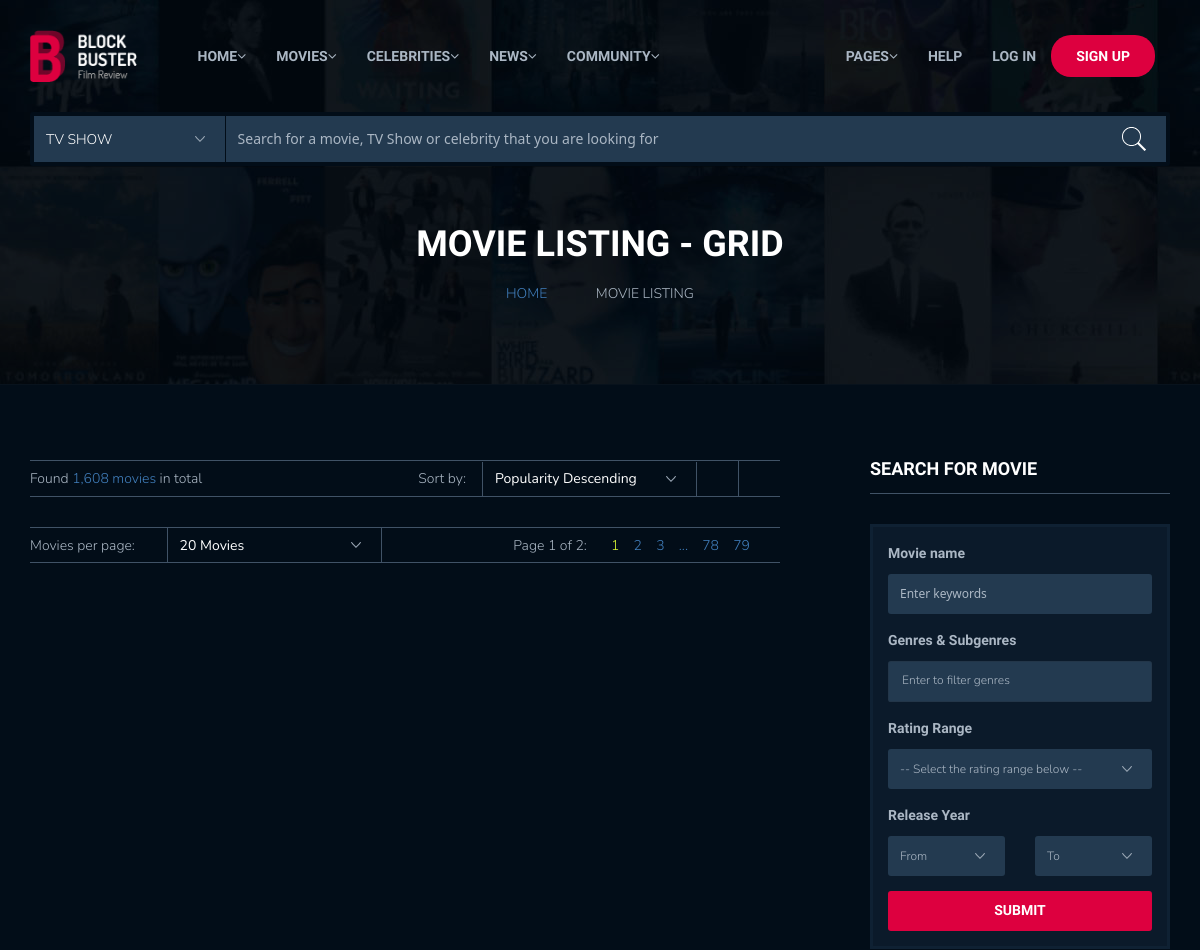
Page /IMDeustoB/ (upper part) on the earlier database version.
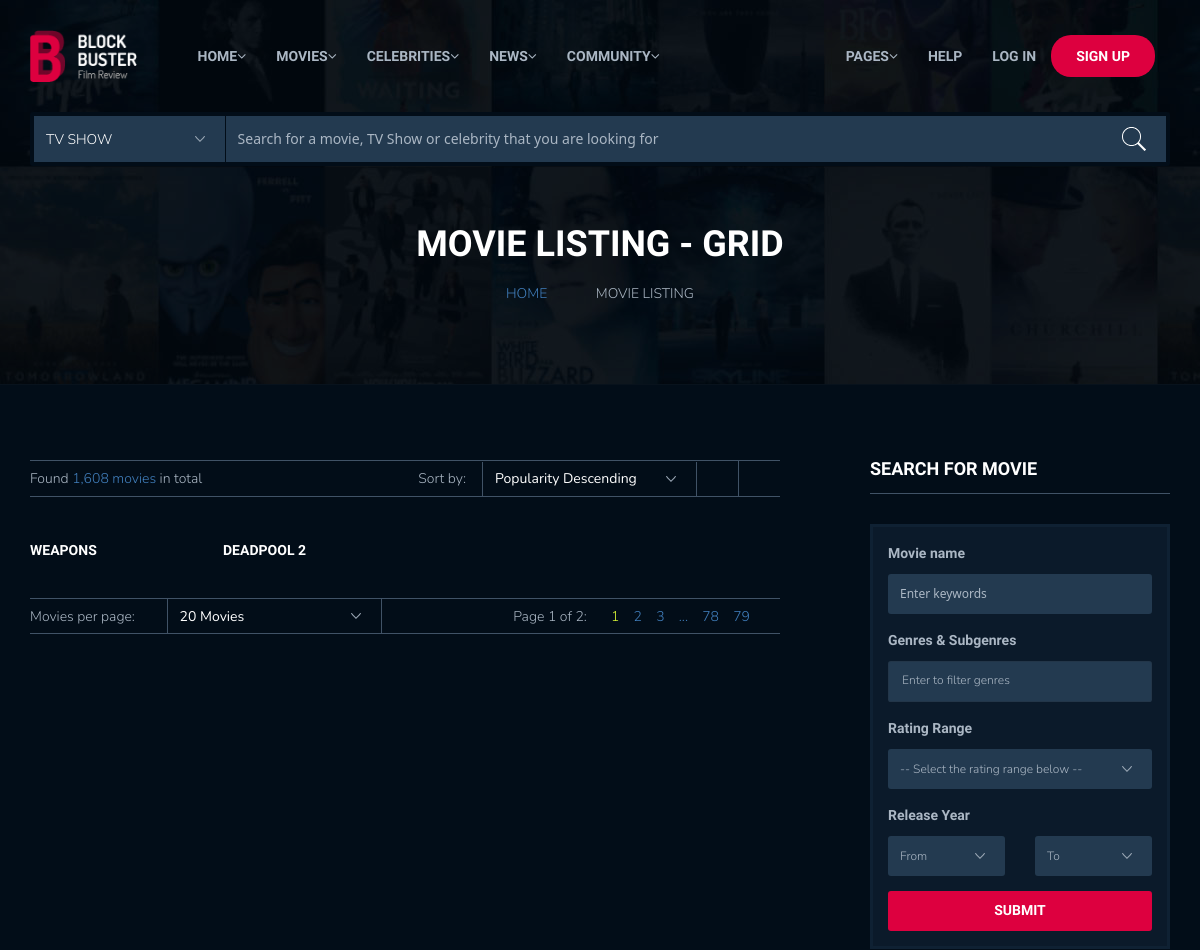
Same page on the later database version.
### IMDeustoB/models.py (models this page shows, shortened)
class Pelicula(models.Model):
    nombre = models.CharField(max_length=100, unique=True)
    sinopsis = models.CharField(max_length=500, blank=True, null=True)
    anyo = models.PositiveIntegerField(blank=True, null=True)
    generos = models.ManyToManyField(Genero, null=True, blank=True, related_name="peliculas")
    imagen = models.URLField(blank=True, null=True)
    class Meta:
        verbose_name = "Pelicula"
        verbose_name_plural = "Peliculas"

### IMDeustoB/views.py (the view)
# urls.py: path('', views.lista_peliculas, name='lista_peliculas'),
def lista_peliculas(request):
    peliculas= Pelicula.objects.all()
    return render(request, 'index.html', {'peliculas': peliculas})

### IMDeustoB/templates/index.html (shortened to what this page needs)
{%load static%}
<!DOCTYPE html>
<html lang="en" class="no-js">
<head>
	<link rel="stylesheet" href="{%static 'css/plugins.css'%}">
	<link rel="stylesheet" href="{%static 'css/style.css'%}">
</head>
<body>
<header class="ht-header">
	<div class="container">
		<nav class="navbar navbar-default navbar-custom">
				<div class="navbar-header logo">
				    <a href="index-2.html"><img class="logo" src="{% static 'images/logo1.png'%}" alt="" width="119" height="58"></a>
			    </div>
				<div class="collapse navbar-collapse flex-parent" id="bs-example-navbar-collapse-1">
					<ul class="nav navbar-nav flex-child-menu menu-left">
						<li class="dropdown first">
							<a class="btn btn-default dropdown-toggle lv1" data-toggle="dropdown">
							Home <i class="fa fa-angle-down" aria-hidden="true"></i>
							</a>
						</li>
						<li class="dropdown first">
							<a class="btn btn-default dropdown-toggle lv1" data-toggle="dropdown" data-hover="dropdown">
							movies<i class="fa fa-angle-down" aria-hidden="true"></i>
							</a>
						</li>
						<li class="dropdown first">
							<a class="btn btn-default dropdown-toggle lv1" data-toggle="dropdown" data-hover="dropdown">
							celebrities <i class="fa fa-angle-down" aria-hidden="true"></i>
							</a>
						</li>
						<li class="dropdown first">
							<a class="btn btn-default dropdown-toggle lv1" data-toggle="dropdown" data-hover="dropdown">
							news <i class="fa fa-angle-down" aria-hidden="true"></i>
							</a>
						</li>
						<li class="dropdown first">
							<a class="btn btn-default dropdown-toggle lv1" data-toggle="dropdown" data-hover="dropdown">
							community <i class="fa fa-angle-down" aria-hidden="true"></i>
							</a>
						</li>
					</ul>
					<ul class="nav navbar-nav flex-child-menu menu-right">
						<li class="dropdown first">
							<a class="btn btn-default dropdown-toggle lv1" data-toggle="dropdown" data-hover="dropdown">
							pages <i class="fa fa-angle-down" aria-hidden="true"></i>
							</a>
						</li>
						<li><a href="#">Help</a></li>
						<li class="loginLink"><a href="#">LOG In</a></li>
						<li class="btn signupLink"><a href="#">sign up</a></li>
					</ul>
				</div>
	    </nav>
	    <div class="top-search">
	    	<select>
				<option value="united">TV show</option>
			</select>
			<input type="text" placeholder="Search for a movie, TV Show or celebrity that you are looking for">
	    </div>
	</div>
</header>
<div class="hero common-hero">
	<div class="container">
		<div class="row">
			<div class="col-md-12">
				<div class="hero-ct">
					<h1> movie listing - grid</h1>
					<ul class="breadcumb">
						<li class="active"><a href="#">Home</a></li>
						<li> <span class="ion-ios-arrow-right"></span> movie listing</li>
					</ul>
				</div>
			</div>
		</div>
	</div>
</div>
<div class="page-single">
	<div class="container">
		<div class="row ipad-width">
			<div class="col-md-8 col-sm-12 col-xs-12">
				<div class="topbar-filter">
					<p>Found <span>1,608 movies</span> in total</p>
					<label>Sort by:</label>
					<select>
						<option value="popularity">Popularity Descending</option>
					</select>
					<a href="movielist.html" class="list"><i class="ion-ios-list-outline "></i></a>
					<a  href="moviegrid.html" class="grid"><i class="ion-grid active"></i></a>
				</div>
				<div class="flex-wrap-movielist">
					{% for pelicula in peliculas%}
							<div class="movie-item-style-2 movie-item-style-1">
							<div class="mv-item-infor">
								<h6><a href="#">{{ pelicula.nombre }}</a></h6>
							</div>
						</div>
					{% endfor %}
				</div>
				<div class="topbar-filter">
					<label>Movies per page:</label>
					<select>
						<option value="range">20 Movies</option>
					</select>
					<div class="pagination2">
						<span>Page 1 of 2:</span>
						<a class="active" href="#">1</a>
						<a href="#">2</a>
						<a href="#">3</a>
						<a href="#">...</a>
						<a href="#">78</a>
						<a href="#">79</a>
						<a href="#"><i class="ion-arrow-right-b"></i></a>
					</div>
				</div>
			</div>
			<div class="col-md-4 col-sm-12 col-xs-12">
				<div class="sidebar">
					<div class="searh-form">
						<h4 class="sb-title">Search for movie</h4>
						<form class="form-style-1" action="#">
							<div class="row">
								<div class="col-md-12 form-it">
									<label>Movie name</label>
									<input type="text" placeholder="Enter keywords">
								</div>
								<div class="col-md-12 form-it">
									<label>Genres & Subgenres</label>
									<div class="group-ip">
										<select
											name="skills" multiple="" class="ui fluid dropdown">
											<option value="">Enter to filter genres</option>
										</select>
									</div>
								</div>
								<div class="col-md-12 form-it">
									<label>Rating Range</label>
									<select>
									  <option value="range">-- Select the rating range below --</option>
									</select>
								</div>
								<div class="col-md-12 form-it">
									<label>Release Year</label>
									<div class="row">
										<div class="col-md-6">
											<select>
											  <option value="range">From</option>
											</select>
										</div>
										<div class="col-md-6">
											<select>
											  <option value="range">To</option>
											</select>
										</div>
									</div>
								</div>
								<div class="col-md-12 ">
									<input class="submit" type="submit" value="submit">
								</div>
							</div>
						</form>
					</div>
				</div>
			</div>
		</div>
	</div>
</div>
</body>
</html>

Differences in the rows shown:
added Pelicula: nombre "WEAPONS"
added Pelicula: nombre "DEADPOOL 2"
